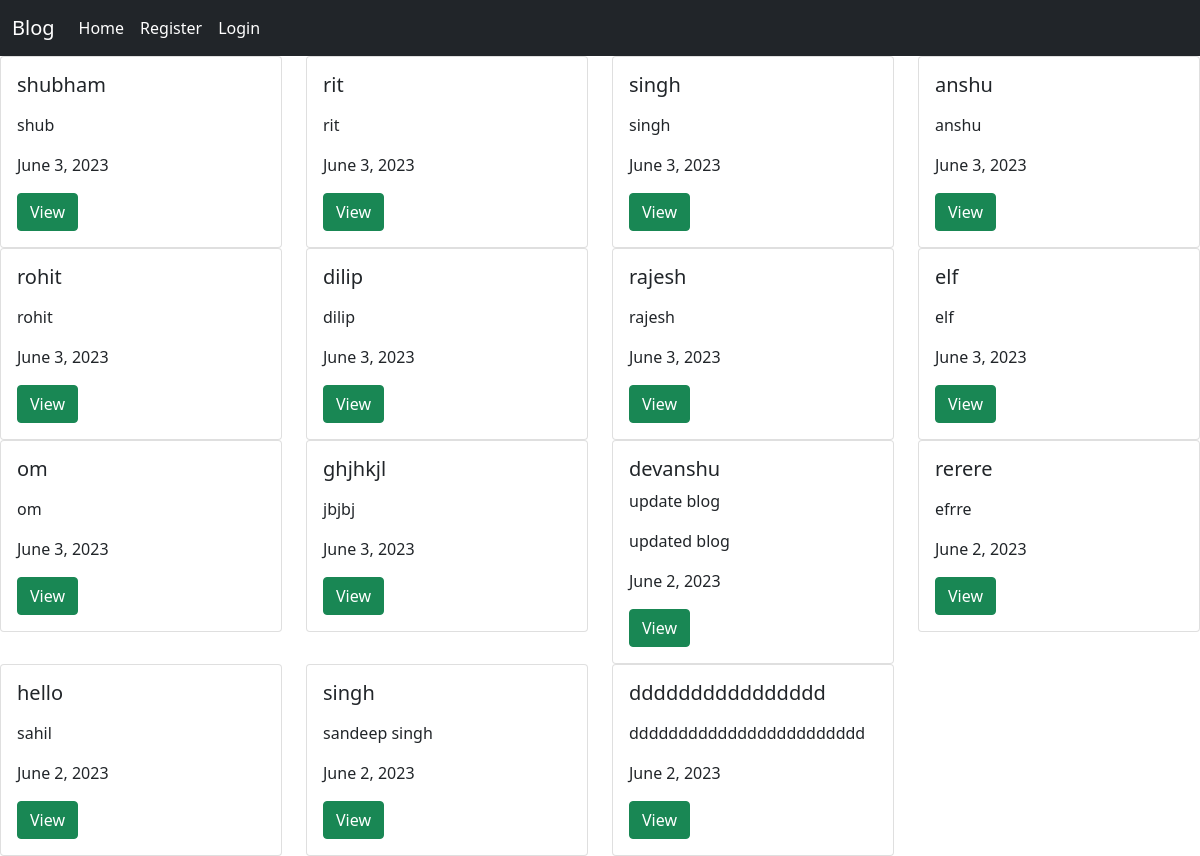
The page / on the database its author committed.
### app/models.py (models this page shows, shortened)
class Blog(models.Model):
    title = models.CharField(max_length=100)
    text = models.TextField(max_length=300)
    discription = models.TextField(max_length=100,null=False,default='')
    date = models.DateField(default=datetime.date.today)

### app/views.py (the view)
# urls.py: path('',views.index,name='index'),
def index(request):
    blog = Blog.objects.order_by('-date')
    return render(request,'index.html',{'blog':blog})

### app/templates/index.html
{% extends "base.html" %}
{% block content %}
<div class="row">
       {% for x in blog  %}
       <div class="col-md-3">
            <div class="card" >
                <div class="card-body">
                <h5 class="card-title">{{x.title}}</h5>
                <p class=card-text>{{x.discription}}</p>
                <p class="card-text">{{x.text}}</p>
                <p class="card-text">{{x.date}}</p>
                {% if request.session.user %}
                 <a class="btn btn-danger" href="/delete/{{x.id}}">Delete</a>
                {% else %}
                <a href="/register" class=" btn btn-success" role="button" aria-pressed="true">View</a>
                {% endif %}
              </div>
        </div>
       </div>
       {% endfor %}
{% endblock %}

### app/templates/base.html (shortened to what this page needs)
<!doctype html>
<html lang="en">
  <head>
    <link href="https://cdn.jsdelivr.net/npm/bootstrap@5.0.2/dist/css/bootstrap.min.css" rel="stylesheet">
  </head>
  <body>
  <nav class="navbar navbar-expand-lg navbar-dark bg-dark">
  <div class="container-fluid">
   <a class="navbar-brand" href="#">Blog</a>
    <div class="collapse navbar-collapse" id="navbarSupportedContent">
      <ul class="navbar-nav me-auto mb-2 mb-lg-0">
        {% if request.session.user %}
        <li class="nav-item">
          <a class="nav-link" href="/home">createblog</a>
        </li>
                <li class="nav-item">
          <a class="nav-link" href="/logout">Logout</a>
        </li>
        {% else %}
        <li class="nav-item">
          <a class="nav-link active" aria-current="page" href="/">Home</a>
        </li>
        <li class="nav-item">
          <a class="nav-link active" aria-current="page" href="/register">Register</a>
        </li>
        <li class="nav-item">
          <a class="nav-link active" aria-current="page" href="/login">Login</a>
        </li>
        {% endif %}
      </ul>
    </div>
  </div>
</nav>
  {% block content %}{% endblock content %}
  </body>
</html>

### rows shown on the page
Blog: title "shubham", text "shub", date "June 3, 2023"
Blog: title "rit", text "rit", date "June 3, 2023"
Blog: title "singh", text "singh", date "June 3, 2023"
Blog: title "anshu", text "anshu", date "June 3, 2023"
Blog: title "rohit", text "rohit", date "June 3, 2023"
Blog: title "dilip", text "dilip", date "June 3, 2023"
Blog: title "rajesh", text "rajesh", date "June 3, 2023"
Blog: title "elf", text "elf", date "June 3, 2023"
Blog: title "om", text "om", date "June 3, 2023"
Blog: title "ghjhkjl", text "jbjbj", date "June 3, 2023"
Blog: title "devanshu", discription "update blog", text "updated blog", date "June 2, 2023"
Blog: title "rerere", text "efrre", date "June 2, 2023"
Blog: title "hello", text "sahil", date "June 2, 2023"
Blog: title "singh", text "sandeep singh", date "June 2, 2023"
Blog: title "dddddddddddddddd", text "dddddddddddddddddddddddd", date "June 2, 2023"
